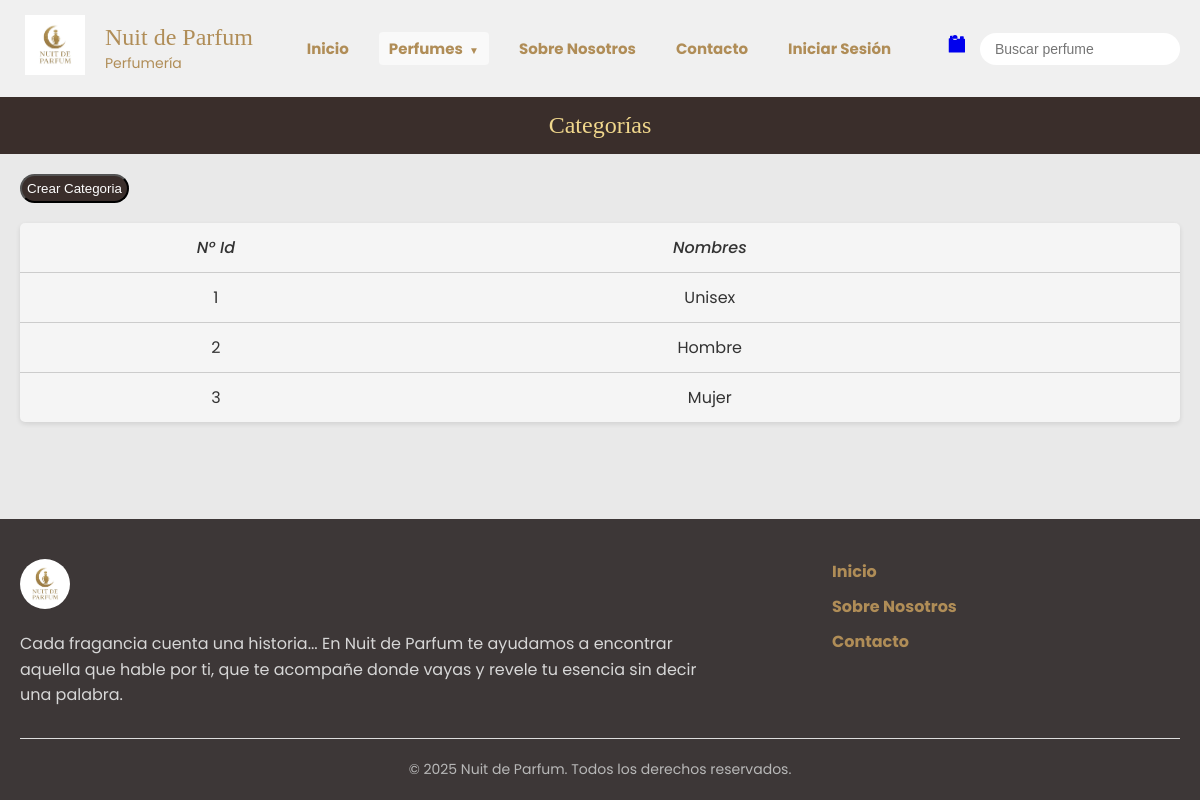
The page /pages/categorias.php on the database its author committed.
### tables this page shows
CREATE TABLE `categorias` (
  `id` int(255) NOT NULL,
  `nombre` varchar(100) NOT NULL
);

### backend/mostrarCategorias.php (called while the page is built, shortened)
<?php
require '../db/db.php';
$categorias = mysqli_query($conexion, "SELECT * FROM categorias");
?>

### pages/categorias.php (the view, shortened to what this page needs)
<!DOCTYPE html>
<html lang="es">
<head>
    <link rel="stylesheet" href="../assets/css/categorias.css">
    <link rel="stylesheet" href="../assets/css/stylePaginaInicio.css">
    <link rel="stylesheet" href="../assets/css/styleheader.css">
    <link rel="stylesheet" href="../assets/css/stylefooter.css">
</head>
<body>
    <?php include '../includes/header.php'; ?>
    <div class="categories-header">
        <h2>Categorías</h2>
        <?php require '../backend/mostrarCategorias.php'; ?>
    </div>
    <main class="main-content">
        <div class="add-category" >
            <button style="border-radius: 20px; background-color: #3A2E2B; padding: 5px; "><a href="../backend/categories.php" style="color: white; text-decoration: none">Crear Categoria</a></button>
        </div>
        <div class="categories-table-container">
    <table class="categories-table">
        <thead>
            <tr>
                <th>N° Id</th>
                <th>Nombres</th>
                <th colspan="2"></th>
            </tr>
        </thead>
        <tbody>
            <?php while ($cat = mysqli_fetch_assoc($categorias)): ?>
                <tr>
                    <td><?= $cat['id'] ?></td>
                    <td><?= $cat['nombre'] ?></td>
                    <td colspan="2"></td>
                </tr>
            <?php endwhile; ?>
        </tbody>
    </table>
</div>
</main>
<?php include '../includes/footer.php'; ?>
</body>
</html>

### assets/css/categorias.css (style rules this page uses)
* { margin: 0; padding: 0; box-sizing: border-box; }
body { font-family: 'Raleway', sans-serif; background-color: #f5f5f5; color: #333; min-height: 100vh; display: flex; flex-direction: column; width: 100%; height: 100vh; overflow: hidden; }
.categories-header { background-color: #3a2e2b; padding: 15px 0; text-align: center; }
.categories-header h2 { color: #f0d78c; font-family: 'Playfair Display', serif; font-size: 24px; font-weight: 500; }
.main-content { padding: 20px; flex: 1; overflow-y: auto; }
.add-category { margin-bottom: 20px; }
.categories-table-container { background-color: #f5f5f5; border-radius: 5px; overflow: hidden; box-shadow: 0 2px 5px rgba(0, 0, 0, 0.1); }
.categories-table { width: 100%; border-collapse: collapse; }
.categories-table th { text-align: left; padding: 12px 15px; font-weight: 500; font-style: italic; border-bottom: 1px solid #ccc; }
.categories-table td { padding: 12px 15px; border-bottom: 1px solid #ccc; }
.categories-table th, .categories-table td { text-align: center; vertical-align: middle; padding: 12px 15px; border-bottom: 1px solid #ccc; }
.categories-table tr:last-child td { border-bottom: none; }

### assets/css/stylePaginaInicio.css (style rules this page uses)
* { margin: 0; padding: 0; box-sizing: border-box; }
body { font-family: "Poppins", sans-serif; background-color: #e9e9e9; color: #333; }

### rows shown on the page
categorias: id "1", nombre "Unisex"
categorias: id "2", nombre "Hombre"
categorias: id "3", nombre "Mujer"
